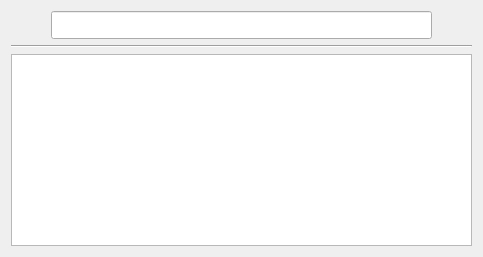
             <widget class="QWidget" name="tab_6">
              <attribute name="title">
               <string>Triggers</string>
              </attribute>
              <layout class="QVBoxLayout" name="verticalLayout_16">
               <item>
                <layout class="QVBoxLayout" name="verticalLayout_7">
                 <item>
                  <layout class="QHBoxLayout" name="horizontalLayout_7">
                   <item>
                    <spacer name="horizontalSpacer_12">
                     <property name="orientation">
                      <enum>Qt::Horizontal</enum>
                     </property>
                     <property name="sizeHint" stdset="0">
                      <size>
                       <width>40</width>
                       <height>20</height>
                      </size>
                     </property>
                    </spacer>
                   </item>
                   <item>
                    <widget class="QLineEdit" name="lineEdit_trigger_filter">
                     <property name="minimumSize">
                      <size>
                       <width>381</width>
                       <height>28</height>
                      </size>
                     </property>
                     <property name="maximumSize">
                      <size>
                       <width>381</width>
                       <height>28</height>
                      </size>
                     </property>
                    </widget>
                   </item>
                   <item>
                    <spacer name="horizontalSpacer_13">
                     <property name="orientation">
                      <enum>Qt::Horizontal</enum>
                     </property>
                     <property name="sizeHint" stdset="0">
                      <size>
                       <width>40</width>
                       <height>20</height>
                      </size>
                     </property>
                    </spacer>
                   </item>
                  </layout>
                 </item>
                 <item>
                  <widget class="Line" name="line_6">
                   <property name="orientation">
                    <enum>Qt::Horizontal</enum>
                   </property>
                  </widget>
                 </item>
                 <item>
                  <widget class="QTableView" name="tableView_trigger">
                   <property name="contextMenuPolicy">
                    <enum>Qt::ActionsContextMenu</enum>
                   </property>
                   <property name="editTriggers">
                    <set>QAbstractItemView::NoEditTriggers</set>
                   </property>
                   <property name="selectionMode">
                    <enum>QAbstractItemView::SingleSelection</enum>
                   </property>
                  </widget>
                 </item>
                </layout>
               </item>
              </layout>
             </widget>
